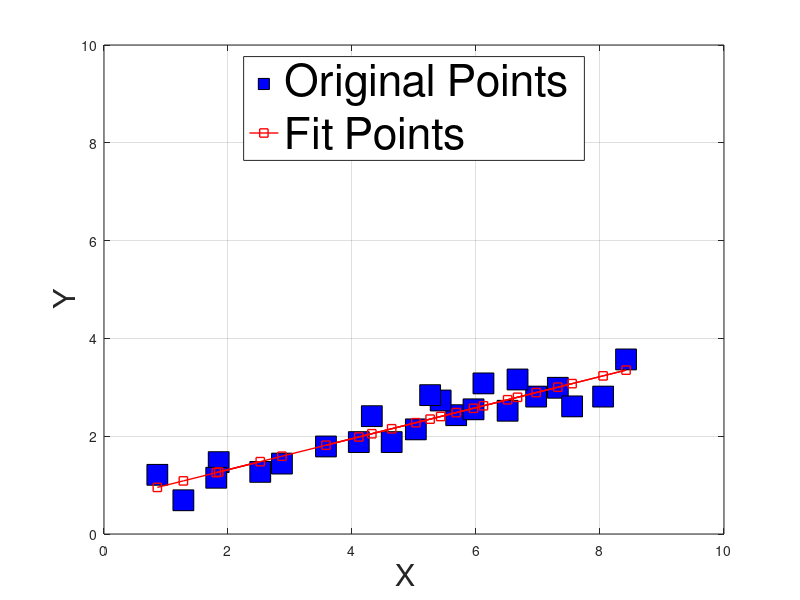

MATLAB code to generate this figure:
function DEMO_02_Finding_M_and_B()
%  SOME POINTS:
xy_pts = [ ...
    0.86  1.28  1.85  2.52  1.81  2.87  4.11  5.68  6.97  8.05  8.42  7.32  6.51  6.12  5.43  5.03  4.32  3.58  4.64  5.26  5.96  6.67  7.55 ;
    1.21  0.69  1.47  1.27  1.15  1.44  1.88  2.43  2.81  2.81  3.57  2.99  2.52  3.08  2.73  2.14  2.41  1.79  1.88  2.84  2.55  3.16  2.61 ;
];

%  We know Y = mx + 1.
%
%  We can write this as a matrix as:
% 
% Y = [m b] * [ x1 1 ;
%               x2 1 ;
%               x3 1 ].... 

    x_values    = xy_pts(1,:);

    % Form the X matrix:
    X   = [ x_values  ;  ...
            ones(1,length( x_values )) ];

    Y   = [ xy_pts(2,:) ];


    figure( 'Position', [4 4 1024 768] );
    plot( x_values(:), Y(:), 'ks', 'MarkerSize', 15, 'MarkerFaceColor', 'b' );
    grid on;
    axis( [0 10 0 10]);
    xlabel( 'X  ', 'FontSize', 22 );
    ylabel( 'Y  ', 'FontSize', 22 );

    %
    %  NOW -- SUPPOSE YOU DID NOT KNOW MB!!
    %
    %  WE KNOW THAT:
    %  
    %  Y = MB * X
    %
    %  BEING SILLY, WE WISH WE COULD WRITE:
    %
    %  Y / X = MB
    %
    
    %
    %  THIS SOLVES FOR THE MATRIX ALL AT ONCE:
    %
    MB_APPROX = Y / X
    
    Y_approx    = MB_APPROX * X;
    hold on;
    plot( xy_pts(1,:), Y_approx, 'rs-', 'LineWidth', 1 );

    legend( {'Original Points ', 'Fit Points '}, ...
            'FontSize', 32, ...
            'Location', 'North' );

end


